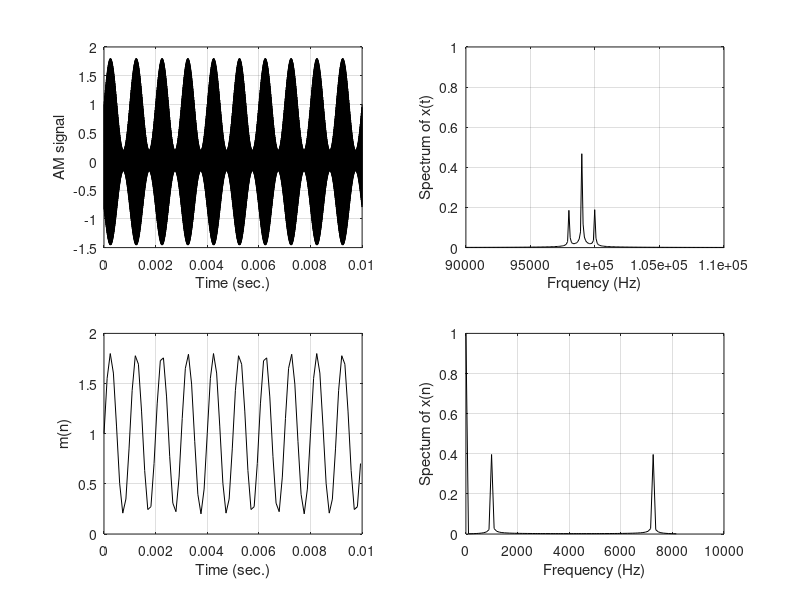

MATLAB code for this plot:
clear all
close all
fs=8250;
fm=1000;
fcr=99000;  % carrier frequency

% am=(1+0.5*cos(2*pi*fm*t)).*cos(2*pi*fcr*t)
t1=0:1/(5*fcr):0.01;
am_c=(1+0.8*sin(2*pi*fm*t1));
am_c=am_c.*cos(2*pi*fcr*t1);
t=0:1/fs:0.01;
am=(1+0.8*sin(2*pi*fm*t));
am=am.*cos(2*pi*fcr*t);
xf_c=abs(fft(am_c))/length(t1);
f1=[0:1:length(t1)-1]*5*fcr/length(t1);
xf=abs(fft(am))/length(t);
f=[0:1:length(t)-1]*fs/length(t);
subplot(2,2,1);plot(t1,am_c,'k');grid
xlabel('Time (sec.)');
ylabel('AM signal');
subplot(2,2,2);plot(f1,xf_c,'k');grid
xlabel('Frquency (Hz)');
ylabel('Spectrum of x(t)');
axis([90000 110000 0 1]);
subplot(2,2,3);plot(t,am,'k');grid
ylabel('m(n)');
xlabel('Time (sec.)');
subplot(2,2,4);plot(f,xf,'k');grid;
xlabel('Frequency (Hz)');
ylabel('Spectum of x(n)');
